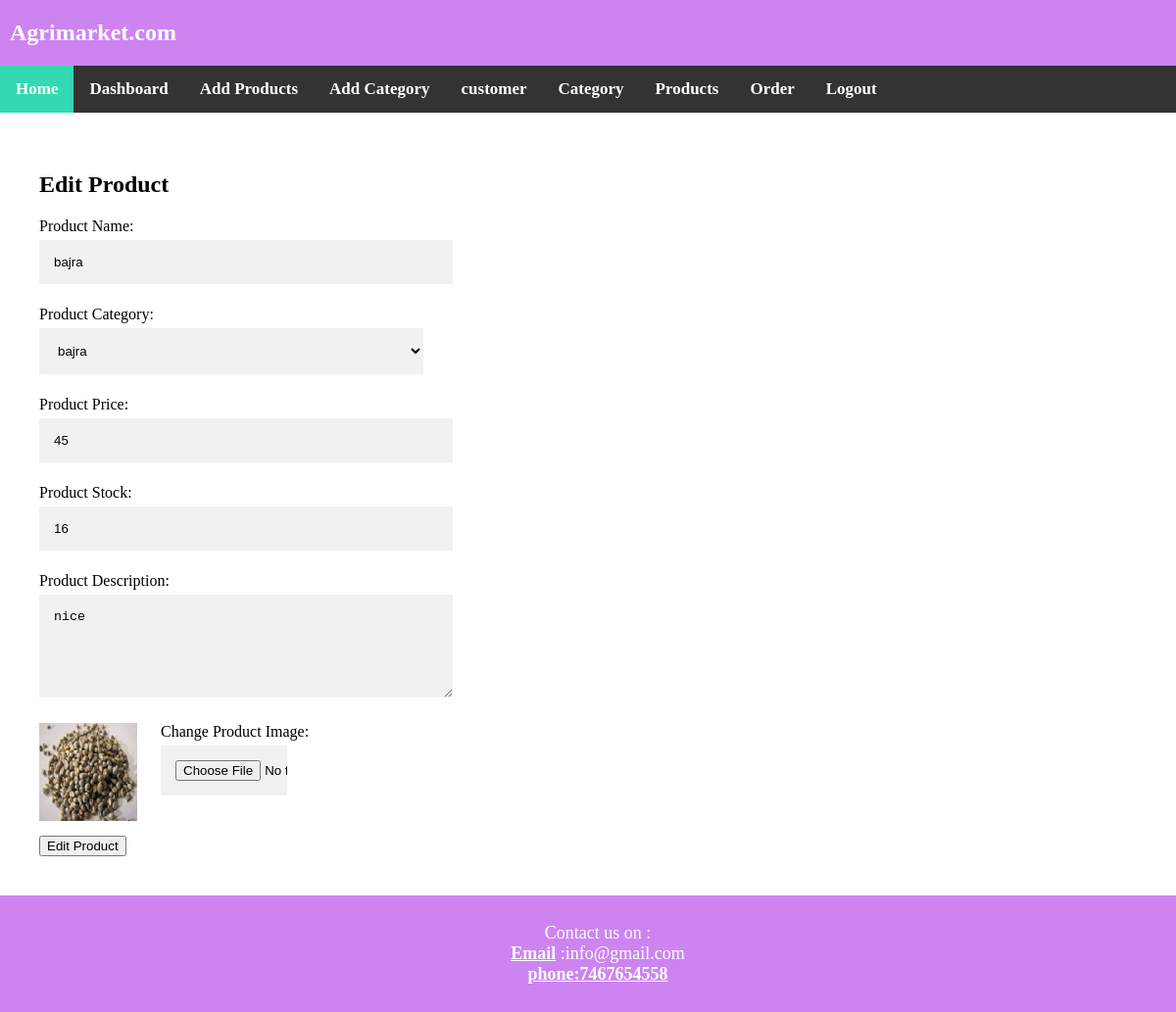
Page /edit-product.php?product=16 (signed in) on the committed database.
### tables this page shows
CREATE TABLE `product` (
  `prod_id` int(11) NOT NULL,
  `prod_name` varchar(256) NOT NULL,
  `prod_image` varchar(256) NOT NULL,
  `prod_price` int(11) NOT NULL,
  `prod_desc` varchar(64) NOT NULL,
  `quantity` int(64) NOT NULL,
  `prod_stock` int(64) NOT NULL,
  `cate_id` int(32) NOT NULL
);

### edit-product.php (the view, shortened to what this page needs)
<!DOCTYPE html>
	<head>
		<link rel="stylesheet" type="text/css" href="css/style1.css">
	</head>
	<body>
			<?php
			include 'adminheader1.php';
			include 'database.php';
			if(isset($_GET['product']) && ($_GET['product']!="")){
				$productid=$_GET['product'];
			}
			$sql = "SELECT prod_name, prod_desc, prod_price,prod_image,prod_stock,cate_id FROM product WHERE prod_id='$productid'";
			$result = mysqli_query($conn,$sql);
			while($row = mysqli_fetch_assoc($result)) {
				$producttitle=$row['prod_name'];
				$productdesc=$row['prod_desc'];
				$productprice=$row['prod_price'];
				$productimage=$row['prod_image'];
				$productstock=$row['prod_stock'];
				$categoryid=$row['cate_id'];
			}
		if(isset($_SESSION['adminlogin']) && $_SESSION['adminlogin']==true){ ?>
		<section class="page-content admin-page-content">
		 <div class="addproduct">
			<h2>Edit Product</h2>
			<form action="" method="post" class="formdemo" id="editproductform" enctype="multipart/form-data">
				<div class="label">Product Name: </div>
				<input type="text" name="productname" value="<?php echo $producttitle; ?>" required>
				<div class="label">Product Category: </div>
				<select name="productcategory" required="">
					<?php
					$sql = "SELECT cate_id, cate_name FROM category";
					$result = mysqli_query($conn,$sql);
					while($row = mysqli_fetch_assoc($result)) {
						if($categoryid==$row['cate_id']){
							$selected="selected";
						}else{
							$selected="";
						}
						echo '<option value="'.$row['cate_id'].'" '.$selected.'>'.$row['cate_name'].'</option>';
					}
				?>
				</select>
				<div class="label">Product Price: </div>
				<input type="text" name="productprice" value="<?php echo $productprice; ?>" required>
				<div class="label">Product Stock: </div>
				<input type="number" name="productstock" value="<?php echo $productstock;?>" required>
				<div class="label">Product Description: </div>
				<textarea name="productdescription" rows="5" required><?php echo $productdesc; ?></textarea>
				<div class="imagoutrblock">
					<img class="smallimg" src="<?php echo $productimage; ?>">
					<div class="changeimageblock">
						<div class="label">Change Product Image: </div>
						<input type="file" name="productimage" >
					</div>
				</div>
				<div>
					<input type="submit" class="submitbtn" value="Edit Product"/>
				</div>
				</div>
		</section>
					<?php }else{
		echo "<h1>You don't have rights to access this page..</h1>";
	} ?>
 <?php include 'footer.php';?>
	</body>
</html>

### css/style1.css (style rules this page uses)
body { margin:0px; }
input[type=text], input[type=password] ,input[type=email],input[type=username], input[type=file],select,textarea,input[type="number"] { width: 35%; padding: 15px; margin: 5px 0 22px 0; display: inline-block; border: none; background: #f1f1f1; }
.page-content { padding: 40px; }
img.smallimg { height:100px; width:auto; }
.imagoutrblock img { display: inline-block; vertical-align: top; margin-bottom: 15px; }
.imagoutrblock .changeimageblock { display: inline-block; vertical-align: top; margin-left: 20px; }

### rows in the picture
product: productname "bajra", productprice "45", productstock "16", productdescription "nice", prod_image (picture)

### other values in the picture
form field productcategory "bajra"
